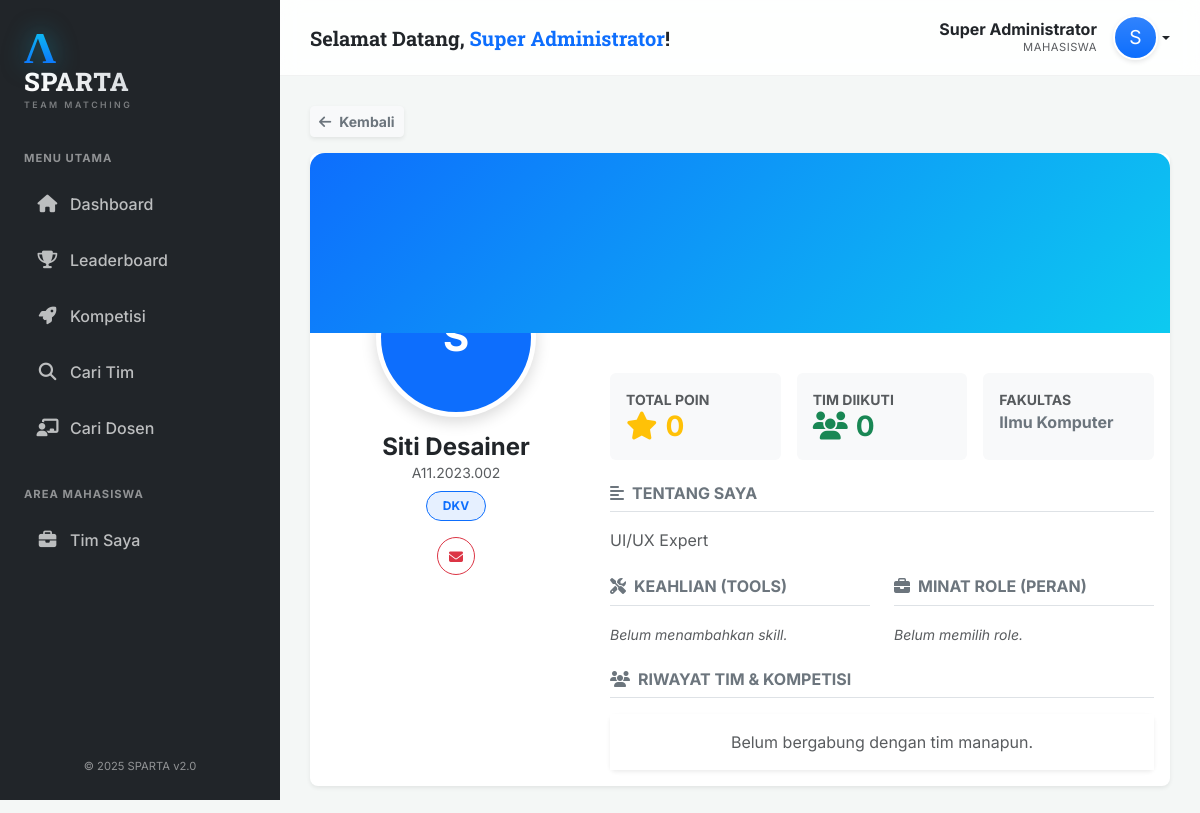
Screenshot of /?page=profile&id=2 (signed in) with the database file from the repository.
### tables this page shows
CREATE TABLE Mahasiswa (
    ID_Mahasiswa INT AUTO_INCREMENT PRIMARY KEY,
    NIM VARCHAR(20) UNIQUE DEFAULT NULL,
    Nama_Mahasiswa VARCHAR(150) NOT NULL,
    Email VARCHAR(100) UNIQUE NOT NULL,
    Password_Hash VARCHAR(255) NOT NULL,
    Tempat_Lahir VARCHAR(50),
    Tanggal_Lahir DATE,
    Bio TEXT,
    No_HP VARCHAR(20) DEFAULT NULL,
    LinkedIn VARCHAR(255) DEFAULT NULL,
    Total_Poin FLOAT DEFAULT 0,
    ID_Prodi INT DEFAULT NULL,
    Foto_Profil VARCHAR(255) DEFAULT NULL,
    Is_Verified TINYINT(1) DEFAULT 0,
    Verification_Token VARCHAR(255) DEFAULT NULL,
    FOREIGN KEY (ID_Prodi) REFERENCES Prodi(ID_Prodi) ON DELETE SET NULL
);

CREATE TABLE Prodi (
    ID_Prodi INT AUTO_INCREMENT PRIMARY KEY,
    Nama_Prodi VARCHAR(100) NOT NULL,
    ID_Fakultas INT,
    FOREIGN KEY (ID_Fakultas) REFERENCES Fakultas(ID_Fakultas) ON DELETE SET NULL
);

CREATE TABLE Fakultas (
    ID_Fakultas INT AUTO_INCREMENT PRIMARY KEY,
    Nama_Fakultas VARCHAR(100) NOT NULL
);

### src/config.php (called while the page is built, shortened)
<?php
function getFotoMhs($nim, $dbPath) {
    return null;
}

### src/pages/profile.php (the view, shortened to what this page needs)
<?php
$idMhs = $_GET['id'] ?? ($_SESSION['user_id'] ?? 0);
$stmt = $pdo->prepare("SELECT m.*, p.Nama_Prodi, f.Nama_Fakultas
                       FROM Mahasiswa m
                       LEFT JOIN Prodi p ON m.ID_Prodi = p.ID_Prodi
                       LEFT JOIN Fakultas f ON p.ID_Fakultas = f.ID_Fakultas
                       WHERE m.ID_Mahasiswa = ?");
$stmt->execute([$idMhs]);
$mhs = $stmt->fetch();
$stmtSkill = $pdo->prepare("SELECT s.Nama_Skill FROM Mahasiswa_Skill ms
                            JOIN Skill s ON ms.ID_Skill = s.ID_Skill
                            WHERE ms.ID_Mahasiswa = ?");
$stmtSkill->execute([$idMhs]);
$skills = $stmtSkill->fetchAll(PDO::FETCH_COLUMN);
$stmtRole = $pdo->prepare("SELECT r.Nama_Role FROM Mahasiswa_Role mr
                           JOIN Role_Tim r ON mr.ID_Role = r.ID_Role
                           WHERE mr.ID_Mahasiswa = ?");
$stmtRole->execute([$idMhs]);
$roles = $stmtRole->fetchAll(PDO::FETCH_COLUMN);
$sqlTim = "
    (SELECT
        t.ID_Tim, t.Nama_Tim, t.ID_Lomba, l.Nama_Lomba,
        kt.Peran AS RolePeran,
        k.Nama_Kategori, pj.Nama_Peringkat, pj.Multiplier_Poin,
        tl.Poin_Dasar, p.Bobot_Poin, /* FIX: Menggunakan alias tl */
        'Member' as RoleType
     FROM Keanggotaan_Tim kt
     JOIN Tim t ON kt.ID_Tim = t.ID_Tim
     LEFT JOIN Lomba l ON t.ID_Lomba = l.ID_Lomba
     LEFT JOIN Kategori_Lomba k ON t.ID_Kategori = k.ID_Kategori
     LEFT JOIN Peringkat_Juara pj ON t.ID_Peringkat = pj.ID_Peringkat
     LEFT JOIN Jenis_Penyelenggara p ON l.ID_Jenis_Penyelenggara = p.ID_Jenis
     LEFT JOIN Tingkatan_Lomba tl ON l.ID_Tingkatan = tl.ID_Tingkatan /* FIX: Tambah Join Tingkatan_Lomba */
     WHERE kt.ID_Mahasiswa = ?)
    UNION
    (SELECT
        t.ID_Tim, t.Nama_Tim, t.ID_Lomba, l.Nama_Lomba,
        'Leader' AS RolePeran,
        k.Nama_Kategori, pj.Nama_Peringkat, pj.Multiplier_Poin,
        tl.Poin_Dasar, p.Bobot_Poin, /* FIX: Menggunakan alias tl */
        'Leader' as RoleType
     FROM Tim t
     LEFT JOIN Lomba l ON t.ID_Lomba = l.ID_Lomba
     LEFT JOIN Kategori_Lomba k ON t.ID_Kategori = k.ID_Kategori
     LEFT JOIN Peringkat_Juara pj ON t.ID_Peringkat = pj.ID_Peringkat
     LEFT JOIN Jenis_Penyelenggara p ON l.ID_Jenis_Penyelenggara = p.ID_Jenis
     LEFT JOIN Tingkatan_Lomba tl ON l.ID_Tingkatan = tl.ID_Tingkatan /* FIX: Tambah Join Tingkatan_Lomba */
     WHERE t.ID_Mahasiswa_Ketua = ?)
    ORDER BY ID_Tim DESC
";
$stmtTim = $pdo->prepare($sqlTim);
$stmtTim->execute([$idMhs, $idMhs]);
$teams = $stmtTim->fetchAll();
?>
<div class="mb-3">
    <a href="javascript:history.back()" class="btn btn-light btn-sm shadow-sm text-secondary fw-bold"><i class="fas fa-arrow-left me-2"></i>Kembali</a>
</div>
<div class="card border-0 shadow-sm mb-4 overflow-hidden rounded-3">
    <div class="profile-cover"></div>
    <div class="card-body pt-0">
        <div class="row">
            <div class="col-md-4">
                <div class="profile-avatar-container mb-3 text-center">
                    <?php
                        $foto = getFotoMhs($mhs['NIM'], $mhs['Foto_Profil']);
                    ?>
                    <?php if($foto): ?>
                        <img src="<?= $foto ?>?t=<?= time() ?>" class="rounded-circle profile-avatar">
                    <?php else: ?>
                        <div class="rounded-circle profile-avatar d-inline-flex align-items-center justify-content-center mx-auto bg-primary text-white fs-1 fw-bold">
                            <?= strtoupper(substr($mhs['Nama_Mahasiswa'], 0, 1)) ?>
                        </div>
                    <?php endif; ?>
                </div>
                <div class="text-center px-md-2">
                    <h4 class="fw-bold text-dark mb-0 text-center"><?= htmlspecialchars($mhs['Nama_Mahasiswa']) ?></h4>
                    <p class="text-muted small mb-2 text-center"><?= htmlspecialchars($mhs['NIM']) ?></p>
                    <div class="d-flex justify-content-center mb-3">
                         <span class="badge bg-primary bg-opacity-10 text-primary border border-primary px-3 py-2 rounded-pill">
                            <?= htmlspecialchars($mhs['Nama_Prodi']) ?>
                         </span>
                    </div>
                    <div class="d-flex justify-content-center gap-2 mb-4">
                        <a href="mailto:<?= htmlspecialchars($mhs['Email']) ?>" class="btn btn-outline-danger btn-sm rounded-circle" style="width:38px; height:38px; padding-top:8px"><i class="fas fa-envelope"></i></a>
                    </div>
                </div>
            </div>
            <div class="col-md-8 pt-md-4 mt-3">
                <div class="row g-3 mb-4">
                    <div class="col-md-4">
                        <div class="card bg-light border-0 h-100 stat-card p-3">
                            <small class="text-muted fw-bold text-uppercase">Total Poin</small>
                            <h3 class="fw-bold text-warning mb-0"><i class="fas fa-star me-2"></i><?= number_format($mhs['Total_Poin']) ?></h3>
                        </div>
                    </div>
                    <div class="col-md-4">
                        <div class="card bg-light border-0 h-100 stat-card p-3" style="border-color: #198754 !important;">
                            <small class="text-muted fw-bold text-uppercase">Tim Diikuti</small>
                            <h3 class="fw-bold text-success mb-0"><i class="fas fa-users me-2"></i><?= count($teams) ?></h3>
                        </div>
                    </div>
                    <div class="col-md-4">
                        <div class="card bg-light border-0 h-100 stat-card p-3" style="border-color: #6c757d !important;">
                            <small class="text-muted fw-bold text-uppercase">Fakultas</small>
                            <div class="fw-bold text-secondary text-truncate" title="<?= htmlspecialchars($mhs['Nama_Fakultas']) ?>">
                                <?= htmlspecialchars($mhs['Nama_Fakultas'] ?? '-') ?>
                            </div>
                        </div>
                    </div>
                </div>
                <div class="mb-4">
                    <h6 class="fw-bold text-secondary text-uppercase border-bottom pb-2 mb-3"><i class="fas fa-align-left me-2"></i>Tentang Saya</h6>
                    <p class="text-muted" style="line-height: 1.6;">
                        <?= !empty($mhs['Bio']) ? nl2br(htmlspecialchars($mhs['Bio'])) : '<span class="fst-italic opacity-50">Belum ada deskripsi diri.</span>' ?>
                    </p>
                </div>
                <div class="row">
                    <div class="col-md-6 mb-4">
                        <h6 class="fw-bold text-secondary text-uppercase border-bottom pb-2 mb-3"><i class="fas fa-tools me-2"></i>Keahlian (Tools)</h6>
                        <?php if(!empty($skills)): ?>
                            <div class="d-flex flex-wrap gap-2">
                                <?php foreach($skills as $s): ?>
                                    <span class="badge bg-success rounded-pill px-3 py-2 fw-normal fs-6" style="background-color: rgba(16, 185, 129, 0.1) !important; color: #10b981 !important;">
                                        <i class="fas fa-check-circle me-1"></i> <?= htmlspecialchars($s) ?>
                                    </span>
                                <?php endforeach; ?>
                            </div>
                        <?php else: ?>
                            <small class="text-muted fst-italic">Belum menambahkan skill.</small>
                        <?php endif; ?>
                    </div>
                    <div class="col-md-6 mb-4">
                        <h6 class="fw-bold text-secondary text-uppercase border-bottom pb-2 mb-3"><i class="fas fa-briefcase me-2"></i>Minat Role (Peran)</h6>
                        <?php if(!empty($roles)): ?>
                            <div class="d-flex flex-wrap gap-2">
                                <?php foreach($roles as $r): ?>
                                    <span class="badge bg-info rounded-pill px-3 py-2 fw-normal fs-6" style="background-color: rgba(59, 130, 246, 0.1) !important; color: #3b82f6 !important;">
                                        <i class="fas fa-user-tag me-1"></i> <?= htmlspecialchars($r) ?>
                                    </span>
                                <?php endforeach; ?>
                            </div>
                        <?php else: ?>
                            <small class="text-muted fst-italic">Belum memilih role.</small>
                        <?php endif; ?>
                    </div>
                </div>
                <h6 class="fw-bold text-secondary text-uppercase border-bottom pb-2 mb-3"><i class="fas fa-users me-2"></i>Riwayat Tim & Kompetisi</h6>
                <div class="card border-0 shadow-sm">
                    <div class="card-body p-0">
                        <ul class="list-group list-group-flush">
                            <?php if(empty($teams)): ?>
                                <li class="list-group-item text-muted text-center py-3">Belum bergabung dengan tim manapun.</li>
                            <?php endif; ?>
                        </ul>
                    </div>
                </div>
            </div>
        </div>
    </div>
</div>

### src/index.php (style rules this page uses)
:root { --primary-gradient: linear-gradient(135deg, #0d6efd, #0dcaf0); --sidebar-bg: #212529; --sidebar-width: 280px; }
body { font-family: 'Inter', sans-serif; background-color: #f4f7f6; }

### src/pages/profile.php (style rules this page uses)
.profile-cover { height: 180px; background: linear-gradient(135deg, #0d6efd, #0dcaf0); border-radius: 15px 15px 0 0; position: relative; }
.profile-avatar { width: 160px; height: 160px; object-fit: cover; border: 5px solid #fff; box-shadow: 0 5px 15px rgba(0,0,0,0.15); background-color: #fff; margin-top: -90px; }
.stat-card { border-left: 4px solid #0d6efd; transition: transform 0.2s; }

### rows the page displays
mahasiswa: Nama_Mahasiswa "S", Nama_Mahasiswa "Siti Desainer", NIM "A11.2023.002", ID_Prodi.Nama_Prodi "DKV", Total_Poin "0", fakultas.Nama_Fakultas "Ilmu Komputer", Bio "UI/UX Expert"

### other values shown
$namaUser "Super Administrator"
substr($namaUser, 0, 1) "S"
count($teams) "0"
